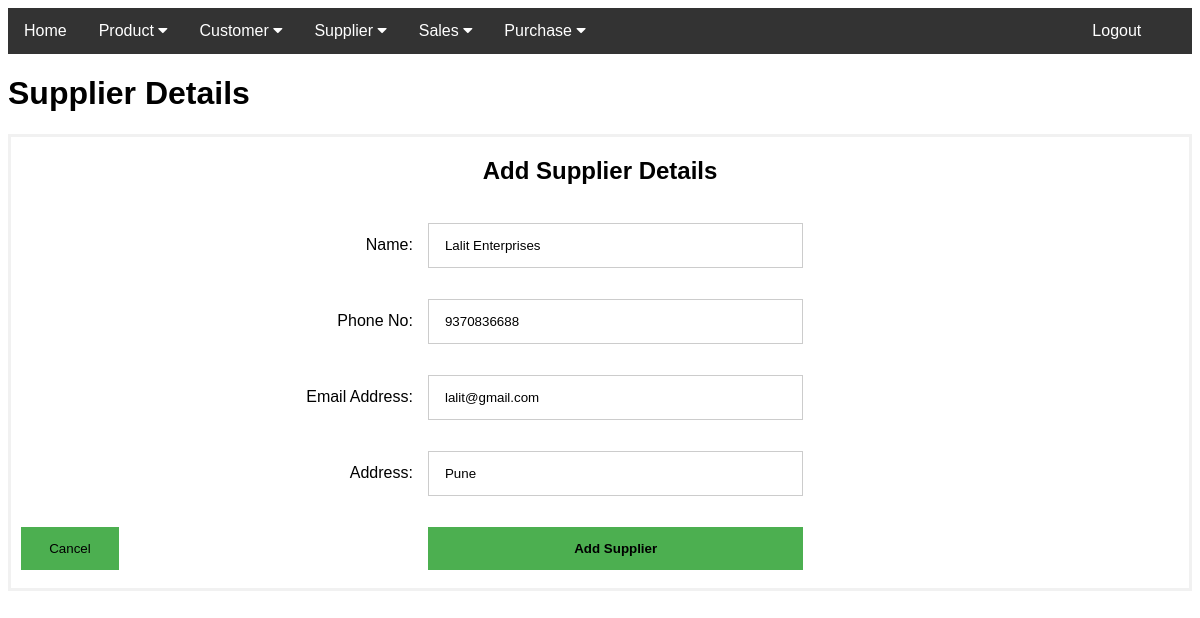
The app's page /supplierdetails.php?sId=5 with its own data.
### tables this page shows
CREATE TABLE `suppdetails` (
  `sId` int(10) NOT NULL,
  `sName` varchar(20) DEFAULT NULL,
  `sPhoNum` varchar(10) NOT NULL,
  `sEmail` varchar(20) NOT NULL,
  `sAddress` varchar(30) NOT NULL
);

### supplierdetails.php (the view, shortened to what this page needs)
<!DOCTYPE html>
<html>
<?php
	include 'navbar.php';
?>
<head>
	<link rel="stylesheet" type="text/css" href="all.css">
</head>
<head>
</head>
<?php
  require_once("connect.php");
  $sId = isset($_REQUEST['sId'])?$_REQUEST['sId']:0;
  if($sId > 0){
    $sql = "SELECT * FROM suppdetails WHERE sId = ".$sId;
    if(!$result = $conn->query($sql)){
       die('There was an error running the query [' . $conn->error . ']');
    }else{
      echo"<h1>Supplier Details</h1>";
      $row = $result->fetch_assoc();
      $sName = $row['sName'];
      $sPhoNum = $row['sPhoNum'];
      $sEmail = $row['sEmail'];
      $sAddress = $row['sAddress'];
    }
  }
?>
<body>
    <form id="form1" action="addsupp.php" method="POST">
    <h2 align="center">Add Supplier Details</h2>
    <table id="table1"; cellspacing="5px" cellpadding="5%"; align="center" style="width:100%">
       <tr>
              <td  align="right" class="style1">Name:</td>
              <td class="style1"><input type="text" name="suppliername"
                <?php
                  echo isset($sName) ?  'value="'.$sName.'"': '';
                ?>
                /></td>
       </tr>
       <tr>
              <td align="right">Phone No:</td>
              <td class="style1"><input type="text" name="supplierPhone"
                <?php
                  echo isset($sPhoNum) ?  'value="'.$sPhoNum.'"': '';
                ?>/></td>
       </tr>
       <tr>
              <td align="right">Email Address:</td>
              <td><input type="text" name="supplierEmail"
                <?php
                  echo isset($sEmail) ?  'value="'.$sEmail.'"': '';
                ?> /></td>
       </tr>
       <tr>
              <td align="right">Address:</td>
              <td><input type="text" name="supplierAddress"
                <?php
                  echo isset($sAddress) ?  'value="'.$sAddress.'"': '';
                ?>/></td>
       </tr>
        <td> <a href="home.php"><input type="button" id="button2" value="Cancel" align="left"/></a>
        <td> <button id="button1" type="submit"><b>Add Supplier</b></button>
        </td>
</table>
    </form>
</body>
</html>

### all.css (style rules this page uses)
form { border: 3px solid #f1f1f1; background: white; }
input[type=text], input[type=password],input[type = email] { width: 50%; padding: 14px 16px; margin: 8px 0; display: inline-block; border: 1px solid #ccc; box-sizing: border-box; }

### navbar.php (style rules this page uses)
body { font-family: Arial, Helvetica, sans-serif; }

### supplierdetails.php (style rules this page uses)
#button1 { background-color:#4CAF50 ; padding: 14px 16px; margin: 8px 0; border: none; cursor: pointer; width: 50%; float: center; display: inline-block; }
#button2 { background-color:#4CAF50 ; padding: 14px 16px; margin: 8px 0; border: none; cursor: pointer; width: 25%; float: center; display: inline-block; }

### records on screen
suppdetails: suppliername "Lalit Enterprises", supplierPhone "9370836688", supplierEmail "lalit@gmail.com", supplierAddress "Pune"
